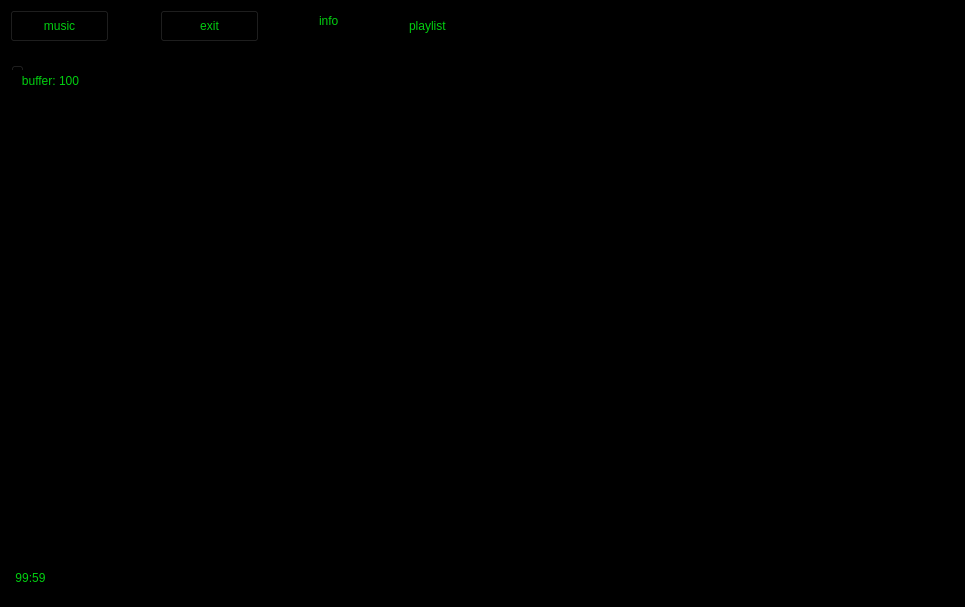
<?xml version="1.0" encoding="UTF-8"?>
<ui version="4.0">
 <class>Widget</class>
 <widget class="QWidget" name="Widget">
  <property name="geometry">
   <rect>
    <x>0</x>
    <y>0</y>
    <width>965</width>
    <height>607</height>
   </rect>
  </property>
  <property name="minimumSize">
   <size>
    <width>200</width>
    <height>54</height>
   </size>
  </property>
  <property name="mouseTracking">
   <bool>true</bool>
  </property>
  <property name="contextMenuPolicy">
   <enum>Qt::NoContextMenu</enum>
  </property>
  <property name="acceptDrops">
   <bool>true</bool>
  </property>
  <property name="windowTitle">
   <string>player_v1.0</string>
  </property>
  <property name="windowOpacity">
   <double>0.900000000000000</double>
  </property>
  <property name="styleSheet">
   <string notr="true">color: rgb(2, 207, 16);
background-color: rgb(0, 0, 0);</string>
  </property>
  <widget class="QPushButton" name="musicButton">
   <property name="geometry">
    <rect>
     <x>10</x>
     <y>10</y>
     <width>99</width>
     <height>32</height>
    </rect>
   </property>
   <property name="focusPolicy">
    <enum>Qt::TabFocus</enum>
   </property>
   <property name="contextMenuPolicy">
    <enum>Qt::NoContextMenu</enum>
   </property>
   <property name="styleSheet">
    <string notr="true"/>
   </property>
   <property name="text">
    <string>music</string>
   </property>
   <property name="default">
    <bool>false</bool>
   </property>
   <property name="flat">
    <bool>false</bool>
   </property>
  </widget>
  <widget class="QListWidget" name="listWidget">
   <property name="geometry">
    <rect>
     <x>10</x>
     <y>90</y>
     <width>480</width>
     <height>410</height>
    </rect>
   </property>
   <property name="mouseTracking">
    <bool>true</bool>
   </property>
   <property name="focusPolicy">
    <enum>Qt::NoFocus</enum>
   </property>
   <property name="contextMenuPolicy">
    <enum>Qt::NoContextMenu</enum>
   </property>
   <property name="acceptDrops">
    <bool>true</bool>
   </property>
   <property name="toolTip">
    <string/>
   </property>
   <property name="toolTipDuration">
    <number>-1</number>
   </property>
   <property name="statusTip">
    <string/>
   </property>
   <property name="whatsThis">
    <string/>
   </property>
   <property name="accessibleName">
    <string/>
   </property>
   <property name="accessibleDescription">
    <string/>
   </property>
   <property name="layoutDirection">
    <enum>Qt::LeftToRight</enum>
   </property>
   <property name="autoFillBackground">
    <bool>false</bool>
   </property>
   <property name="inputMethodHints">
    <set>Qt::ImhNone</set>
   </property>
   <property name="frameShape">
    <enum>QFrame::Box</enum>
   </property>
   <property name="verticalScrollBarPolicy">
    <enum>Qt::ScrollBarAsNeeded</enum>
   </property>
   <property name="horizontalScrollBarPolicy">
    <enum>Qt::ScrollBarAlwaysOff</enum>
   </property>
   <property name="autoScrollMargin">
    <number>50</number>
   </property>
   <property name="editTriggers">
    <set>QAbstractItemView::NoEditTriggers</set>
   </property>
   <property name="tabKeyNavigation">
    <bool>true</bool>
   </property>
   <property name="showDropIndicator" stdset="0">
    <bool>true</bool>
   </property>
   <property name="dragEnabled">
    <bool>false</bool>
   </property>
   <property name="dragDropOverwriteMode">
    <bool>true</bool>
   </property>
   <property name="dragDropMode">
    <enum>QAbstractItemView::DragDrop</enum>
   </property>
   <property name="defaultDropAction">
    <enum>Qt::MoveAction</enum>
   </property>
   <property name="alternatingRowColors">
    <bool>false</bool>
   </property>
   <property name="selectionMode">
    <enum>QAbstractItemView::SingleSelection</enum>
   </property>
   <property name="selectionBehavior">
    <enum>QAbstractItemView::SelectItems</enum>
   </property>
   <property name="movement">
    <enum>QListView::Free</enum>
   </property>
   <property name="flow">
    <enum>QListView::TopToBottom</enum>
   </property>
   <property name="isWrapping" stdset="0">
    <bool>false</bool>
   </property>
   <property name="resizeMode">
    <enum>QListView::Adjust</enum>
   </property>
   <property name="layoutMode">
    <enum>QListView::SinglePass</enum>
   </property>
   <property name="viewMode">
    <enum>QListView::ListMode</enum>
   </property>
   <property name="uniformItemSizes">
    <bool>false</bool>
   </property>
   <property name="batchSize">
    <number>100</number>
   </property>
   <property name="wordWrap">
    <bool>true</bool>
   </property>
   <property name="selectionRectVisible">
    <bool>false</bool>
   </property>
   <property name="sortingEnabled">
    <bool>false</bool>
   </property>
  </widget>
  <widget class="QPushButton" name="exitButton">
   <property name="geometry">
    <rect>
     <x>160</x>
     <y>10</y>
     <width>99</width>
     <height>32</height>
    </rect>
   </property>
   <property name="focusPolicy">
    <enum>Qt::TabFocus</enum>
   </property>
   <property name="contextMenuPolicy">
    <enum>Qt::NoContextMenu</enum>
   </property>
   <property name="text">
    <string>exit</string>
   </property>
  </widget>
  <widget class="QTextEdit" name="property_media">
   <property name="geometry">
    <rect>
     <x>500</x>
     <y>9</y>
     <width>451</width>
     <height>491</height>
    </rect>
   </property>
   <property name="focusPolicy">
    <enum>Qt::NoFocus</enum>
   </property>
   <property name="contextMenuPolicy">
    <enum>Qt::NoContextMenu</enum>
   </property>
   <property name="acceptDrops">
    <bool>false</bool>
   </property>
   <property name="frameShape">
    <enum>QFrame::Box</enum>
   </property>
   <property name="frameShadow">
    <enum>QFrame::Sunken</enum>
   </property>
   <property name="horizontalScrollBarPolicy">
    <enum>Qt::ScrollBarAlwaysOff</enum>
   </property>
   <property name="sizeAdjustPolicy">
    <enum>QAbstractScrollArea::AdjustIgnored</enum>
   </property>
   <property name="autoFormatting">
    <set>QTextEdit::AutoNone</set>
   </property>
   <property name="undoRedoEnabled">
    <bool>false</bool>
   </property>
   <property name="readOnly">
    <bool>true</bool>
   </property>
   <property name="cursorWidth">
    <number>0</number>
   </property>
   <property name="textInteractionFlags">
    <set>Qt::TextSelectableByKeyboard|Qt::TextSelectableByMouse</set>
   </property>
  </widget>
  <widget class="QSlider" name="slider">
   <property name="geometry">
    <rect>
     <x>10</x>
     <y>60</y>
     <width>471</width>
     <height>16</height>
    </rect>
   </property>
   <property name="cursor">
    <cursorShape>PointingHandCursor</cursorShape>
   </property>
   <property name="focusPolicy">
    <enum>Qt::NoFocus</enum>
   </property>
   <property name="contextMenuPolicy">
    <enum>Qt::NoContextMenu</enum>
   </property>
   <property name="acceptDrops">
    <bool>false</bool>
   </property>
   <property name="maximum">
    <number>99</number>
   </property>
   <property name="tracking">
    <bool>true</bool>
   </property>
   <property name="orientation">
    <enum>Qt::Horizontal</enum>
   </property>
   <property name="tickPosition">
    <enum>QSlider::TicksAbove</enum>
   </property>
   <property name="tickInterval">
    <number>10</number>
   </property>
  </widget>
  <widget class="QCheckBox" name="playlistCheck">
   <property name="geometry">
    <rect>
     <x>390</x>
     <y>15</y>
     <width>85</width>
     <height>21</height>
    </rect>
   </property>
   <property name="focusPolicy">
    <enum>Qt::TabFocus</enum>
   </property>
   <property name="contextMenuPolicy">
    <enum>Qt::NoContextMenu</enum>
   </property>
   <property name="text">
    <string>playlist</string>
   </property>
   <property name="tristate">
    <bool>false</bool>
   </property>
  </widget>
  <widget class="QCheckBox" name="media_info">
   <property name="geometry">
    <rect>
     <x>300</x>
     <y>10</y>
     <width>85</width>
     <height>21</height>
    </rect>
   </property>
   <property name="focusPolicy">
    <enum>Qt::TabFocus</enum>
   </property>
   <property name="contextMenuPolicy">
    <enum>Qt::NoContextMenu</enum>
   </property>
   <property name="text">
    <string>info</string>
   </property>
  </widget>
  <widget class="QLabel" name="current_pos_media">
   <property name="geometry">
    <rect>
     <x>10</x>
     <y>570</y>
     <width>41</width>
     <height>16</height>
    </rect>
   </property>
   <property name="contextMenuPolicy">
    <enum>Qt::NoContextMenu</enum>
   </property>
   <property name="text">
    <string>99:59</string>
   </property>
   <property name="alignment">
    <set>Qt::AlignCenter</set>
   </property>
  </widget>
  <widget class="QLabel" name="media_buffer_status">
   <property name="geometry">
    <rect>
     <x>0</x>
     <y>70</y>
     <width>101</width>
     <height>22</height>
    </rect>
   </property>
   <property name="contextMenuPolicy">
    <enum>Qt::NoContextMenu</enum>
   </property>
   <property name="text">
    <string>buffer: 100</string>
   </property>
   <property name="alignment">
    <set>Qt::AlignCenter</set>
   </property>
  </widget>
 </widget>
 <layoutdefault spacing="6" margin="11"/>
 <tabstops>
  <tabstop>musicButton</tabstop>
  <tabstop>media_info</tabstop>
  <tabstop>playlistCheck</tabstop>
  <tabstop>exitButton</tabstop>
  <tabstop>slider</tabstop>
  <tabstop>property_media</tabstop>
 </tabstops>
 <resources/>
 <connections/>
</ui>
